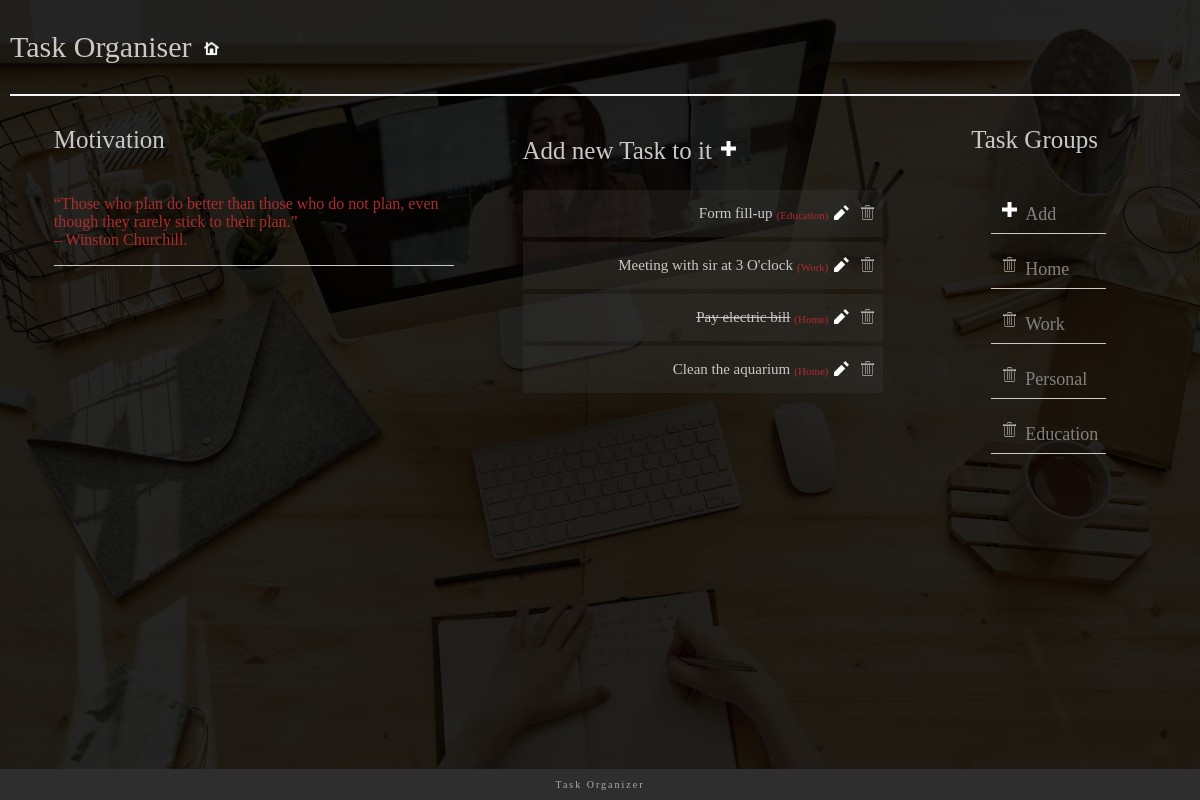
The page / on the database its author committed.
### task_group/models.py (models this page shows, shortened)
class Task(models.Model):
    Catagories = models.ForeignKey(Catagories,related_name='Task',on_delete=models.CASCADE )
    title = models.CharField(max_length=256)
    created_date = models.DateTimeField(auto_now_add=True)
    done = models.BooleanField(default=False)
    class Meta:
        ordering = ["-created_date"]
    def __str__(self):
        return self.title

class Catagories (models.Model):
    catagories_name = models.CharField(max_length=20,primary_key=True)
    def __str__(self):
        return self.catagories_name

### task_group/views.py (the view)
# urls.py: path('',TaskListView.as_view(),name='tlist'),
class TaskListView(ListView):
    context_object_name = 'tasks'
    model = models.Task
    def get_context_data(self, **kwargs):
        context = super(TaskListView, self).get_context_data(**kwargs)
        context['cat_list'] = Catagories.objects.all()
        print(context)
        return context

### task_group/templates/task_group/task_list.html
{% extends 'task_group/base.html' %}
{% load static %}
{% block heading %}
Add new Task to it <a href="/task_create/" ><img src="{% static 'task_group/img/plus.png' %}"></a>
{% endblock %}
{% block content %}
{%for t in tasks %}
                <div class="items">
                    <div class="subitem">
                        {% if t.done %}
                       <p class="listitem"><strike  >{{t.title}}</strike></p>
                        {% else %}
                        <p class="listitem">{{t.title}} </p>
                        {% endif %}
                        <p class="extra" > ({{t.Catagories}})</p>
                        <a href="/task_update/{{t.pk}}"  class="update"><img src="{% static 'task_group/img/pencil.png' %}" ></a>
                        <a href="/task_delete/{{t.pk}}" ><img src="{% static 'task_group/img/trash.png' %}"></a>
                    </div>
                </div>
{% endfor %}
{% endblock %}

### task_group/templates/task_group/base.html (shortened to what this page needs)
{% load static %}
<!DOCTYPE html>
<html lang="en">
<head>
    <link rel="stylesheet" href="{% static 'task_group/css/new.css' %}" type="text/css">
</head>
<body>
    <div class="body-inner">
    <div class="base">
        <div class="title">
            <p class="title-text">Task Organiser</p>
            <div class="home">
                <a href="{% url 'task_group:tlist' %}" class="icon"><img src="{% static 'task_group/img/home.png' %}"></a>
            </div>
        </div>
        <div class="context">
            <div class="left">
                <p class="left-heading">Motivation</p>
                <div class="motivation">
                    <p>“Those who plan do better than those who do not plan, even though they rarely stick to their plan.”<br> – Winston Churchill. </p>
                </div>
            </div>
            <div class="tasklist">
                <div class="left-heading">
                    <p class="headingtext">{% block heading %} {% endblock%}</p>
                </div>
   {% block content %}
            {% endblock %}
            </div>
            <div class="groups">
                <p class="groups-heading">Task Groups</p>
                <ul>
                    <li><a href="/catagories_create/" ><img src="{% static 'task_group/img/plus.png' %}"></a>Add</li>
                    {% for c in cat_list %}
                    <li>
                        <a href="/catagories_delete/{{c.pk}}" ><img src="{% static 'task_group/img/trash.png' %}"></a><a href="/details/{{c.pk}}" >{{c.catagories_name}}</a>
                    </li>
                  {% endfor %}
                </ul>
            </div>
        </div>
        <div class="footer">
            <p>Task Organizer </p>
        </div>
    </div>
</div>
</body>
</html>

### task_group/static/task_group/css/new.css (style rules this page uses)
body { height: 100vh; background-color: #000000; background-attachment: fixed; position: relative; background-size: cover; background-repeat: no-repeat; background-position: center; font-family: Bahnschrift Light; background-image: url("../bg.jpg"); margin: 0 !important; }
img { margin: 3px; height: 15px; padding-top: 12px; padding-right:5px; }
.title { float: left; position: static; border-bottom: 2px double whitesmoke; margin-right: 20px; margin-left:10px; display: flex; align-items: center; }
.title-text { color: rgb(201, 201, 201); font-size: 30px; font-family: Bahnschrift; }
.home { padding-left: 10px; padding-bottom: 5px; }
.body-inner { background-color: #000000d9; height: 100vh; }
.base { display: flex; flex-direction: column; width: 100%; height: 100%; }
.context { display: flex; flex-direction: row; justify-content: space-evenly; margin: 5px; justify-items: center; flex-wrap: wrap; align-items: flex-start; }
.left { color: rgb(172, 44, 44); display: flex; flex-direction: column; margin-right: 20px; display: flex; flex-direction: column; }
.left-heading { font-size: 25px; color: rgb(201, 201, 201); }
.motivation { max-width: 400px; font-size: 16px; border-bottom: 1px solid rgb(201, 201, 201); }
.tasklist { min-width: 30vw; display: flex; flex-direction: column; justify-content: center; max-width: 600px; }
.groups { color: gray; padding-left:20px; padding-right:20px; }
a { text-decoration:none; color: gray; }
.groups-heading { font-size: 25px; color: rgb(201, 201, 201); padding-left: 20px; }
li { list-style: none; padding: 8px; margin-right: 20px; font-size: 18px; border-bottom: 1px solid rgb(201, 201, 201); }
.footer { position: fixed; left: 0; bottom: 0; width: 100%; font-size: 10px; letter-spacing: 2px; font-weight: lighter; background-color: rgb(46, 46, 46); color: rgb(172, 172, 172); text-align: center; }
.items { display: flex; flex-direction: column; }
.subitem { display: flex; flex-decoration:row; flex-wrap:wrap; background-color: rgba(61, 61, 61, 0.301); margin-bottom: 5px; color: rgb(201, 201, 201); font-size: 15px; justify-content:flex-end; width:100%; }
.listitem { margin-right:2px; margin-left:5px; }
.extra { color: rgb(172, 44, 44); font-size:11px; padding-top:8px; padding-left:2px; padding-right:2px; }

### rows shown on the page
Task: title "Form fill-up", Catagories "Education"
Task: title "Meeting with sir at 3 O'clock", Catagories "Work"
Task: title "Pay electric bill", Catagories "Home"
Task: title "Clean the aquarium", Catagories "Home"
Catagories: catagories_name "Home"
Catagories: catagories_name "Work"
Catagories: catagories_name "Personal"
Catagories: catagories_name "Education"
